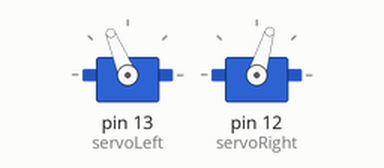
Simulated run of this sketch. Board: Arduino Uno, built with avr-gcc and run on an emulated ATmega328P. On the bench: 2 × servo.

Above: at 0.05 s.
At 6.85 s:
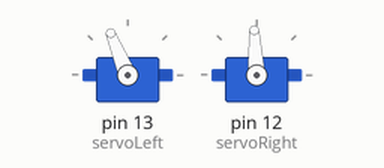
Timing chart, 0 to 8.9 s (numbered marks = the images above):
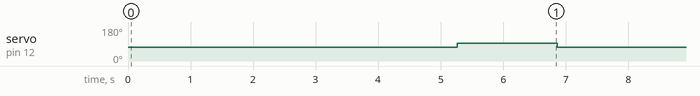

The sketch:

_6CustomManeuverFunctionChallenge2.2.ino
```cpp
#include <Servo.h>
Servo servoLeft;
Servo servoRight;
void maneuver(int speedLeft, int speedRight, int msTime){
  if(msTime ==-1){
    servoLeft.detach();
    servoRight.detach();
  }
  servoLeft.writeMicroseconds(1500+speedLeft);
  servoRight.writeMicroseconds(1500-speedRight);
  delay(msTime);
}
void setup() {
  servoLeft.attach(13);
  servoRight.attach(12);
  for(int triangle=0;triangle<3;triangle++){
    maneuver(200,200,5265);
    maneuver(200,0,1600);
  }
  maneuver(0,0,-1);
}
void loop() {
}
```

Measured:
- by itself, servo on pin 12 (servoRight): alternates 93° for 1.6 s and 73° for 5.3 s, 5 changes in all, then stays 93°
